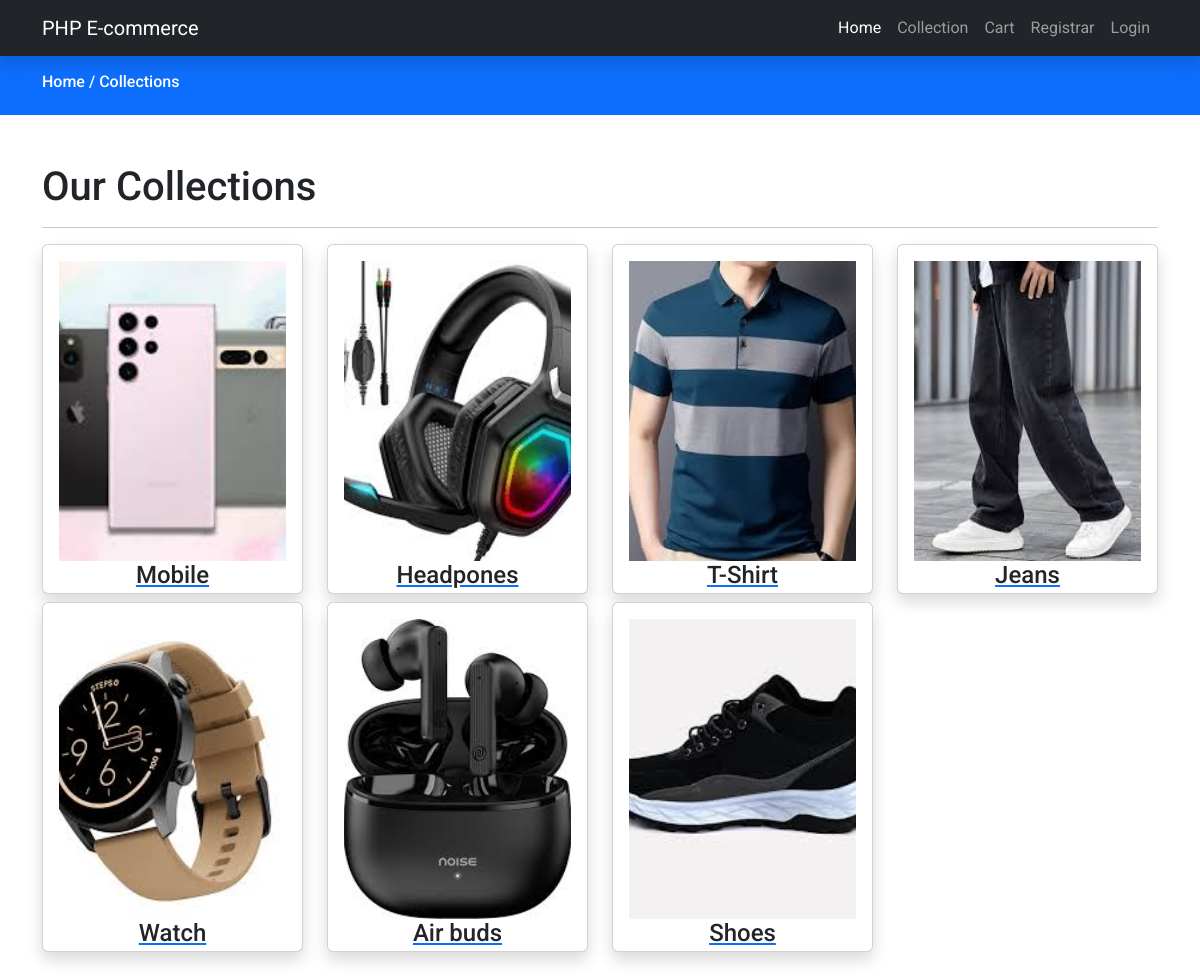
/categories.php, run on the app's committed database.
### tables this page shows
CREATE TABLE `categories` (
  `id` int(11) NOT NULL,
  `name` varchar(191) NOT NULL,
  `slug` varchar(191) NOT NULL,
  `description` mediumtext DEFAULT NULL,
  `status` tinyint(4) NOT NULL DEFAULT 0,
  `popular` tinyint(4) NOT NULL DEFAULT 0,
  `image` varchar(191) NOT NULL,
  `meta_title` varchar(191) NOT NULL,
  `meta_description` mediumtext NOT NULL,
  `meta_keywords` mediumtext NOT NULL,
  `created_at` timestamp NOT NULL DEFAULT current_timestamp()
);

### functions/userfunction.php (called while the page is built, shortened)
<?php
include('config/dbcon.php');
function getAllActive($table){
    global $con;
    $query = "SELECT * FROM  $table WHERE status='0' ";
    return $query_run = mysqli_query($con , $query);
}
?>

### categories.php (the view)
<?php
include('functions/userfunction.php');
include('includes/header.php');
?>
<div class="py-3 bg-primary">
    <div class="container">
        <h6 class="text-white">Home / Collections</h6>
    </div>
</div>
    <div class="py-5">
    <div class="container">
        <div class="row">
            <div class="col-md-12">
                <h1>Our Collections</h1>
                <hr>
                <div class="row">
                <?php
                    $categories = getAllActive("categories");
                    if(mysqli_num_rows($categories) > 0 ){
                        foreach($categories as $item){
                            ?>
                                <div class="col-md-3 mb-2">
                                    <a href="products.php?category=<?= $item['slug']; ?>">
                                    <div class="card shadow" style="height: 350px;">
                                        <div class="card-body">
                                            <image style="height: 300px;  object-fit: cover;" src="uploads/<?= $item['image']; ?>" alt="Category Image" class="w-100">
                                            <h4 class="text-center"><?= $item['name']; ?></h4>
                                        </div>
                                    </div>
                                    </a>
                                </div>
                            <?php
                        }
                    }
                    else{
                        echo 'No data available';
                    }
                ?>
                </div>
            </div>
        </div>
    </div>
    </div>
<?php
include('includes/footer.php');
?>

### includes/header.php (shortened to what this page needs)
<!doctype html>
<html lang="en">
<head>
    <link href="assets\css\bootstrap.min.css" rel="stylesheet">
    <link href="assets\css\custom.css" rel="stylesheet">
    <link href="assets\css\owl.theme.default.min.css" rel="stylesheet">
    <link href="assets\css\owl.carousel.min.css" rel="stylesheet">
    <link rel="stylesheet" href="https://cdnjs.cloudflare.com/ajax/libs/font-awesome/4.7.0/css/font-awesome.min.css">
     <link rel="stylesheet" href="//cdn.jsdelivr.net/npm/alertifyjs@1.14.0/build/css/alertify.min.css" />
    <link rel="stylesheet" href="//cdn.jsdelivr.net/npm/alertifyjs@1.14.0/build/css/themes/bootstrap.min.css" />
</head>
<body>
<?php
include('navbar.php')
?>

### includes/navbar.php (shortened to what this page needs)
<nav class="navbar navbar-expand-lg bg-dark sticky-top navbar-dark shadow">
    <div class="container">
        <a class="navbar-brand" href="index.php">PHP E-commerce</a>
        <div class="collapse navbar-collapse" id="navbarNavDropdown">
            <ul class="navbar-nav ms-auto">
                <li class="nav-item">
                    <a class="nav-link active" aria-current="page" href="index.php">Home</a>
                </li>
                <li class="nav-item">
                    <a class="nav-link" href="categories.php">Collection</a>
                </li>
                <li class="nav-item">
                    <a class="nav-link" href="cart.php">Cart</a>
                </li>
                <?php
                         if(isset($_SESSION['auth'])){
                 ?>
                   <li class="nav-item dropdown">
                    <a class="nav-link dropdown-toggle" href="#" role="button" data-bs-toggle="dropdown"
                        aria-expanded="false">
                        <?=  $_SESSION['auth_user']['name']; ?>
                    </a>
                    <ul class="dropdown-menu">
                        <li><a class="dropdown-item" href="#">Action</a></li>
                        <li><a class="dropdown-item" href="#">Another action</a></li>
                        <li><a class="dropdown-item" href="logout.php">Logout</a></li>
                    </ul>
                </li>
                <?php
            }
            else{
              ?>
                <li class="nav-item">
                    <a class="nav-link" href="register.php">Registrar</a>
                </li>
                <li class="nav-item">
                    <a class="nav-link" href="login.php">Login</a>
                </li>
                <?php
                }
              ?>
            </ul>
        </div>
    </div>
</nav>

### includes/footer.php (shortened to what this page needs)
</body>
</html>

### assets/css/custom.css (style rules this page uses)
* { font-family: "Roboto", sans-serif; }
a { text-decoration: none; }

### data on the page
categories: image (picture), name "Mobile"
categories: image (picture), name "Headpones"
categories: image (picture), name "T-Shirt"
categories: image (picture), name "Jeans"
categories: image (picture), name "Watch"
categories: image (picture), name "Air buds"
categories: image (picture), name "Shoes"
